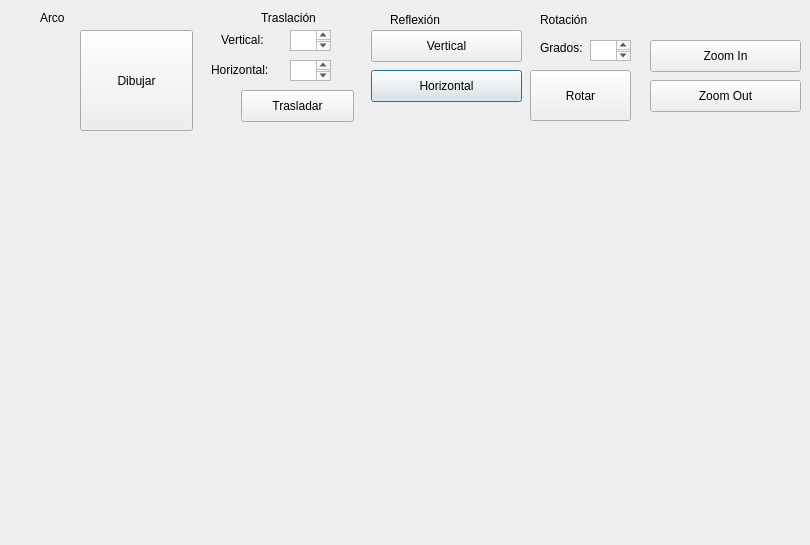
<?xml version="1.0" encoding="UTF-8"?>
<ui version="4.0">
 <class>arco</class>
 <widget class="QDialog" name="arco">
  <property name="geometry">
   <rect>
    <x>0</x>
    <y>0</y>
    <width>810</width>
    <height>545</height>
   </rect>
  </property>
  <property name="windowTitle">
   <string>Arco</string>
  </property>
  <widget class="QLabel" name="label">
   <property name="geometry">
    <rect>
     <x>40</x>
     <y>10</y>
     <width>60</width>
     <height>16</height>
    </rect>
   </property>
   <property name="text">
    <string>Arco</string>
   </property>
  </widget>
  <widget class="QLabel" name="label_5">
   <property name="geometry">
    <rect>
     <x>540</x>
     <y>40</y>
     <width>51</width>
     <height>16</height>
    </rect>
   </property>
   <property name="text">
    <string>Grados:</string>
   </property>
  </widget>
  <widget class="QPushButton" name="pushButton_6">
   <property name="geometry">
    <rect>
     <x>371</x>
     <y>70</y>
     <width>151</width>
     <height>32</height>
    </rect>
   </property>
   <property name="text">
    <string>Horizontal</string>
   </property>
  </widget>
  <widget class="QTextEdit" name="boxGrados">
   <property name="geometry">
    <rect>
     <x>590</x>
     <y>40</y>
     <width>41</width>
     <height>21</height>
    </rect>
   </property>
  </widget>
  <widget class="QTextEdit" name="boxYinicio">
   <property name="geometry">
    <rect>
     <x>290</x>
     <y>30</y>
     <width>41</width>
     <height>21</height>
    </rect>
   </property>
  </widget>
  <widget class="QPushButton" name="pushButton">
   <property name="enabled">
    <bool>true</bool>
   </property>
   <property name="geometry">
    <rect>
     <x>80</x>
     <y>30</y>
     <width>113</width>
     <height>101</height>
    </rect>
   </property>
   <property name="text">
    <string>Dibujar</string>
   </property>
  </widget>
  <widget class="QPushButton" name="pushButton_4">
   <property name="geometry">
    <rect>
     <x>650</x>
     <y>40</y>
     <width>151</width>
     <height>32</height>
    </rect>
   </property>
   <property name="text">
    <string>Zoom In</string>
   </property>
  </widget>
  <widget class="QPushButton" name="pushButton_3">
   <property name="geometry">
    <rect>
     <x>530</x>
     <y>70</y>
     <width>101</width>
     <height>51</height>
    </rect>
   </property>
   <property name="text">
    <string>Rotar</string>
   </property>
  </widget>
  <widget class="QPushButton" name="pushButton_2">
   <property name="geometry">
    <rect>
     <x>241</x>
     <y>90</y>
     <width>113</width>
     <height>32</height>
    </rect>
   </property>
   <property name="text">
    <string>Trasladar</string>
   </property>
  </widget>
  <widget class="QPushButton" name="pushButton_7">
   <property name="geometry">
    <rect>
     <x>371</x>
     <y>30</y>
     <width>151</width>
     <height>32</height>
    </rect>
   </property>
   <property name="text">
    <string>Vertical</string>
   </property>
  </widget>
  <widget class="QPushButton" name="pushButton_5">
   <property name="geometry">
    <rect>
     <x>650</x>
     <y>80</y>
     <width>151</width>
     <height>32</height>
    </rect>
   </property>
   <property name="text">
    <string>Zoom Out</string>
   </property>
  </widget>
  <widget class="QLabel" name="label_4">
   <property name="geometry">
    <rect>
     <x>211</x>
     <y>60</y>
     <width>91</width>
     <height>20</height>
    </rect>
   </property>
   <property name="text">
    <string>Horizontal:</string>
   </property>
  </widget>
  <widget class="QTextEdit" name="boxXinicio">
   <property name="geometry">
    <rect>
     <x>290</x>
     <y>60</y>
     <width>41</width>
     <height>21</height>
    </rect>
   </property>
  </widget>
  <widget class="QLabel" name="label_6">
   <property name="geometry">
    <rect>
     <x>221</x>
     <y>30</y>
     <width>71</width>
     <height>20</height>
    </rect>
   </property>
   <property name="text">
    <string>Vertical:</string>
   </property>
  </widget>
  <widget class="QLabel" name="label_8">
   <property name="geometry">
    <rect>
     <x>261</x>
     <y>10</y>
     <width>81</width>
     <height>16</height>
    </rect>
   </property>
   <property name="text">
    <string>Traslación</string>
   </property>
  </widget>
  <widget class="QLabel" name="label_9">
   <property name="geometry">
    <rect>
     <x>390</x>
     <y>10</y>
     <width>81</width>
     <height>20</height>
    </rect>
   </property>
   <property name="text">
    <string>Reflexión</string>
   </property>
  </widget>
  <widget class="QLabel" name="label_10">
   <property name="geometry">
    <rect>
     <x>540</x>
     <y>10</y>
     <width>81</width>
     <height>20</height>
    </rect>
   </property>
   <property name="text">
    <string>Rotación</string>
   </property>
  </widget>
 </widget>
 <resources/>
 <connections/>
</ui>
